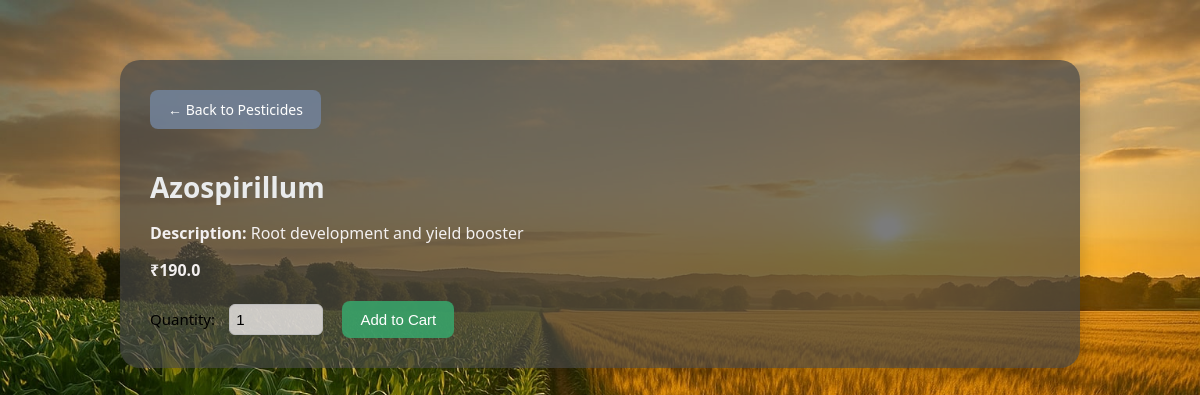
Screenshot of /marketplace/pesticides/1/ with the database file from the repository.
### marketplace/models.py (models this page shows, shortened)
class Pesticide(models.Model):
    name = models.CharField(max_length=100)
    description = models.TextField()
    price = models.FloatField()
    image = models.ImageField(upload_to='pesticides/', blank=True, null=True)

### marketplace/views.py (the view)
# urls.py: path('pesticides/<int:pesticide_id>/', views.pesticide_detail, name='pesticide_detail'),
def pesticide_detail(request, pesticide_id):
    pesticide = get_object_or_404(Pesticide, id=pesticide_id)
    return render(request, 'marketplace/pesticides_detail.html', {'pesticide': pesticide})

### marketplace/templates/marketplace/pesticides_detail.html (shortened to what this page needs)
{% load static %}
<!DOCTYPE html>
<html lang="en">
<head>
</head>
<body>
    <div class="container">
        <a href="{% url 'marketplace:pesticides_view' %}" class="back-btn">← Back to Pesticides</a>
            <div class="info">
                <h1>{{ pesticide.name }}</h1>
                <p><strong>Description:</strong> {{ pesticide.description }}</p>
                <p class="price">₹{{ pesticide.price }}</p>
                <form method="post" action="{% url 'marketplace:add_pesticide_to_cart' pesticide.id %}">
                    <label for="quantity">Quantity:</label>
                    <input type="number" name="quantity" id="quantity" value="1" min="1" required>
                    <button type="submit">Add to Cart</button>
                </form>
            </div>
        </div>
</body>
</html>

### rows the page displays
Pesticide: name "Azospirillum", description "Root development and yield booster", price "190.0"
